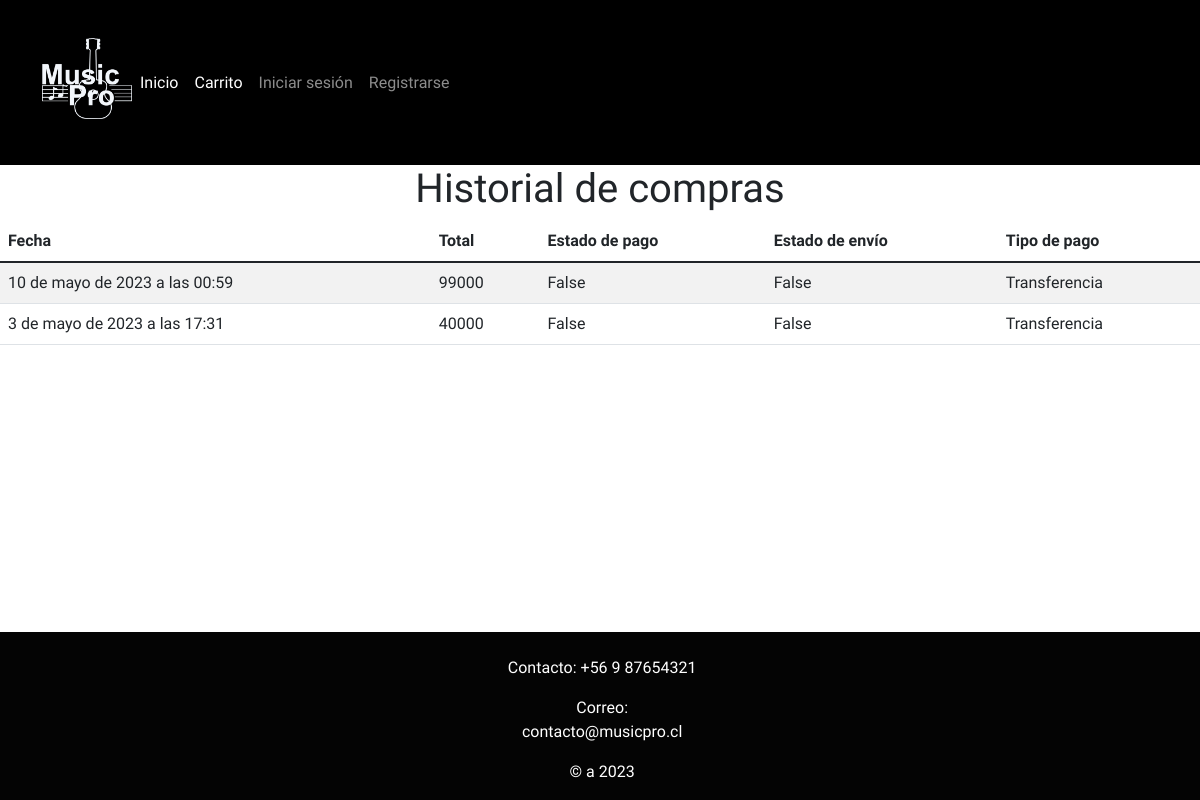
The page /historial on the database its author committed.
### core/models.py (models this page shows)
class Historial(models.Model):
    fecha = models.DateTimeField(auto_now_add=True)
    total = models.IntegerField(default=0)
    estadoPago = models.BooleanField(default=False)
    estadoEnvio = models.BooleanField(default=False)
    OPCION_1 = 'Transferencia'
    OPCION_2 = 'Transbank'
    OPCIONES_TIPO_PAGO = [
        (True, OPCION_1),
        (False, OPCION_2),
    ]
    tipoPago = models.BooleanField(choices=OPCIONES_TIPO_PAGO, default=False)

### core/views.py (the view)
# urls.py: path('historial', historial, name="historial"),
def historial(request):
    compras = Historial.objects.all().order_by('-fecha')
    return render(request, 'core/historial.html', {'compras': compras})

### core/context_processor.py (called while the page is built)
def total_carrito(request):
    total = 0
    if 'carrito' in request.session:
        for key, value in request.session["carrito"].items():
            total += int(value["acumulado"])
    return {"total_carrito":total}

### core/templates/core/historial.html (shortened to what this page needs)
{% extends "core/layout.html" %}
{% load static %}
{% block head %}
<link rel="stylesheet" href="{% static 'core/css/pago.css' %}">
{% endblock %}
{% block content %}
<h1>Historial de compras</h1>
<table class="table table-striped">
    <thead>
        <tr>
            <th>Fecha</th>
            <th>Total</th>
            <th>Estado de pago</th>
            <th>Estado de envío</th>
            <th>Tipo de pago</th>
        </tr>
    </thead>
    <tbody>
        {% for compra in compras %}
            <tr>
                <td>{{ compra.fecha }}</td>
                <td>{{ compra.total }}</td>
                <td>{{ compra.estadoPago }}</td>
                <td>{{ compra.estadoEnvio }}</td>
                <td>{{ compra.get_tipoPago_display }}</td>
            </tr>
        {% empty %}
            <tr>
                <td colspan="5">No se encontraron compras.</td>
            </tr>
        {% endfor %}
    </tbody>
</table>
{% endblock %}

### core/static/core/css/layout.css (style rules this page uses)
body { background-image: url("https://i.pinimg.com/564x/20/8b/9b/208b9ba35cebefbba9f945fb69f021ce.jpg"); background-repeat: no-repeat; background-position: center center; background-size: cover; background-attachment: fixed; }
* { padding: 0; margin: 0; font-family: 'Chakra Petch', sans-serif; }
body { background-color: #ffffff; background-color: #ffffff; }

### core/static/core/css/pago.css (style rules this page uses)
* { margin:0; padding: 0; }

### rows shown on the page
Historial: fecha "10 de mayo de 2023 a las 00:59", total "99000", estadoPago "False", estadoEnvio "False", tipoPago "Transferencia"
Historial: fecha "3 de mayo de 2023 a las 17:31", total "40000", estadoPago "False", estadoEnvio "False", tipoPago "Transferencia"
